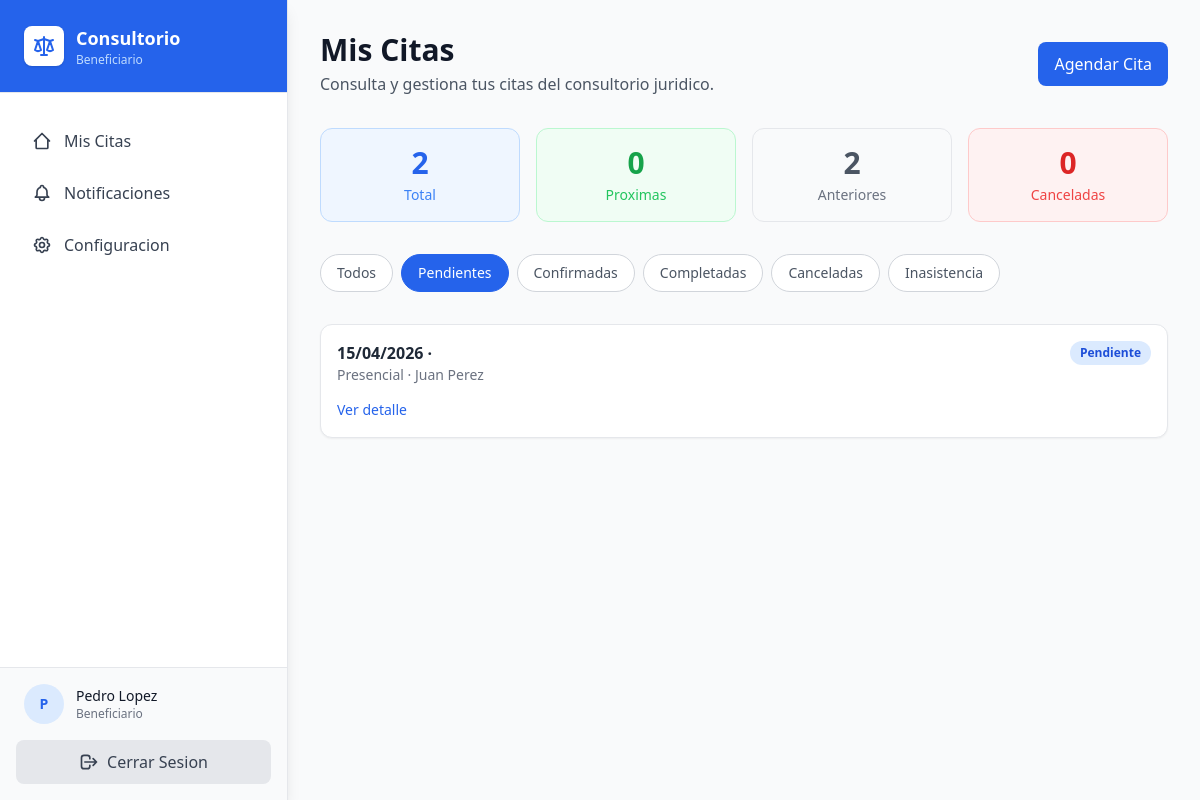
Screenshot of /beneficiario/?status=PENDING (signed in) with the database file from the repository.
### consultorio/models.py (models this page shows, shortened)
class Beneficiary(models.Model):
    id = models.UUIDField(primary_key=True, default=uuid.uuid4, editable=False)
    name = models.CharField(max_length=200, verbose_name="Nombre Completo")
    document = models.CharField(max_length=20, unique=True, verbose_name="Documento de Identidad")
    address = models.TextField(verbose_name="Direccion")
    phone = models.CharField(max_length=20, verbose_name="Telefono")
    email = models.EmailField(verbose_name="Correo Electronico")
    is_authorized = models.BooleanField(default=False, verbose_name="Autoriza Tratamiento de Datos")
    registration_date = models.DateTimeField(auto_now_add=True, verbose_name="Fecha de Registro")
    password = models.CharField(max_length=128, blank=True, null=True, verbose_name="Contrasena")
    class Meta:
        verbose_name = "Beneficiario"
        verbose_name_plural = "Beneficiarios"

class Appointment(models.Model):
    id = models.UUIDField(primary_key=True, default=uuid.uuid4, editable=False)
    beneficiary = models.ForeignKey(
        Beneficiary,
        on_delete=models.CASCADE,
        related_name='appointments',
        verbose_name="Beneficiario"
    )
    student_assigned = models.ForeignKey(
        Student,
        on_delete=models.SET_NULL,
        null=True,
        blank=True,
        related_name='appointments',
        verbose_name="Estudiante Asignado"
    )
    case = models.ForeignKey(
        Case,
        on_delete=models.SET_NULL,
        null=True,
        blank=True,
        related_name='appointments',
        verbose_name="Caso Asociado"
    )
    date = models.DateTimeField(verbose_name="Fecha")
    hour = models.CharField(
        max_length=5,
        choices=AppointmentHour.choices,
        verbose_name="Hora"
    )
    type = models.CharField(
        max_length=20,
        choices=AppointmentType.choices,
        default=AppointmentType.IN_PERSON,
        verbose_name="Tipo de Cita"
    )
    status = models.CharField(
        max_length=20,
        choices=AppointmentStatus.choices,
        default=AppointmentStatus.PENDING,
        verbose_name="Estado"
    )
    attended = models.BooleanField(default=False, verbose_name="Asistio")
    reason = models.TextField(blank=True, null=True, verbose_name="Motivo de Cancelacion/Inasistencia")
    reason_type = models.CharField(
        max_length=20,
        choices=ReasonType.choices,
        default=ReasonType.FIRST_TIME,
        verbose_name="Tipo de Cita"
    )
    created_at = models.DateTimeField(auto_now_add=True, verbose_name="Fecha de Creacion")
    updated_at = models.DateTimeField(auto_now=True, verbose_name="Fecha de Actualizacion")
    class Meta:
        verbose_name = "Cita"
        verbose_name_plural = "Citas"
        ordering = ['-date']

class Student(models.Model):
    user = models.OneToOneField(
        SystemUser,
        on_delete=models.CASCADE,
        related_name='student_profile',
        verbose_name="Usuario"
    )
    enrollment_professional = models.CharField(
        max_length=50,
        unique=True,
        verbose_name="Matricula Profesional"
    )
    available = models.BooleanField(default=True, verbose_name="Disponible")
    reason_unavailability = models.TextField(blank=True, null=True, verbose_name="Razon de No Disponibilidad")
    area = models.CharField(max_length=100, blank=True, null=True, verbose_name="Area")
    class Meta:
        verbose_name = "Estudiante"
        verbose_name_plural = "Estudiantes"

class SystemUser(AbstractUser):
    role = models.CharField(
        max_length=20,
        choices=SystemRole.choices,
        default=SystemRole.SECRETARY,
        verbose_name="Rol"
    )
    phone = models.CharField(max_length=20, blank=True, null=True, verbose_name="Telefono")
    class Meta:
        verbose_name = "Usuario del Sistema"
        verbose_name_plural = "Usuarios del Sistema"

### consultorio/views.py (the view)
# urls.py: path('beneficiario/', BeneficiaryHomeView.as_view(), name='beneficiary-home'),
class BeneficiaryHomeView(View):
    template_name = 'beneficiary/home.html'
    def dispatch(self, request, *args, **kwargs):
        if not request.session.get('beneficiary_id'):
            return redirect('unified-login')
        return super().dispatch(request, *args, **kwargs)
    def get(self, request):
        beneficiary_id = request.session.get('beneficiary_id')
        try:
            beneficiary = Beneficiary.objects.get(id=beneficiary_id)
        except Beneficiary.DoesNotExist:
            return redirect('unified-login')
        all_appointments = beneficiary.appointments.select_related(
            'student_assigned__user', 'case'
        ).order_by('-date')
        upcoming = beneficiary.appointments.filter(
            status__in=[AppointmentStatus.PENDING, AppointmentStatus.CONFIRMED],
            date__gte=timezone.now()
        ).select_related('student_assigned__user', 'case').order_by('date')
        past = beneficiary.appointments.filter(
            date__lt=timezone.now()
        ).select_related('student_assigned__user', 'case').order_by('-date')
        cancelled = beneficiary.appointments.filter(
            status__in=[AppointmentStatus.CANCELLED, AppointmentStatus.ABSENCE]
        ).select_related('student_assigned__user', 'case').order_by('-date')
        status_filter = request.GET.get('status', '')
        if status_filter:
            appointments = all_appointments.filter(status=status_filter)
        else:
            appointments = all_appointments
        return render(request, self.template_name, {
            'beneficiary': beneficiary,
            'appointments': appointments,
            'upcoming': upcoming,
            'past': past,
            'cancelled': cancelled,
            'total_count': all_appointments.count(),
            'upcoming_count': upcoming.count(),
            'past_count': past.count(),
            'cancelled_count': cancelled.count(),
            'status_filter': status_filter,
            'statuses': AppointmentStatus.choices,
        })

### consultorio/templates/beneficiary/home.html (shortened to what this page needs)
{% extends 'beneficiary/base_beneficiary.html' %}
{% block content %}
<div class="max-w-7xl mx-auto">
    <div class="mb-8 flex flex-col sm:flex-row sm:items-center sm:justify-between gap-3">
        <div>
            <h1 class="text-3xl font-bold text-gray-900">Mis Citas</h1>
            <p class="text-gray-600 mt-1">Consulta y gestiona tus citas del consultorio juridico.</p>
        </div>
        <a href="{% url 'beneficiary-schedule' %}" class="inline-flex items-center justify-center gap-2 bg-blue-600 hover:bg-blue-700 text-white px-4 py-2.5 rounded-lg font-medium transition">
            Agendar Cita
        </a>
    </div>
    {% if total_count > 0 %}
    <div class="grid grid-cols-2 sm:grid-cols-4 gap-4 mb-8">
        <div class="bg-blue-50 border border-blue-200 rounded-xl p-4 text-center">
            <p class="text-3xl font-bold text-blue-600">{{ total_count }}</p>
            <p class="text-sm text-blue-500 mt-1 font-medium">Total</p>
        </div>
        <div class="bg-green-50 border border-green-200 rounded-xl p-4 text-center">
            <p class="text-3xl font-bold text-green-600">{{ upcoming_count }}</p>
            <p class="text-sm text-green-500 mt-1 font-medium">Proximas</p>
        </div>
        <div class="bg-gray-50 border border-gray-200 rounded-xl p-4 text-center">
            <p class="text-3xl font-bold text-gray-600">{{ past_count }}</p>
            <p class="text-sm text-gray-500 mt-1 font-medium">Anteriores</p>
        </div>
        <div class="bg-red-50 border border-red-200 rounded-xl p-4 text-center">
            <p class="text-3xl font-bold text-red-600">{{ cancelled_count }}</p>
            <p class="text-sm text-red-500 mt-1 font-medium">Canceladas</p>
        </div>
    </div>
    <div class="mb-8 flex flex-wrap gap-2">
        <a href="?" class="px-4 py-2 rounded-full text-sm font-medium border transition {% if not status_filter %}bg-gray-800 text-white border-gray-800{% else %}bg-white text-gray-600 border-gray-300 hover:border-gray-500{% endif %}">
            Todos
        </a>
        <a href="?status=PENDING" class="px-4 py-2 rounded-full text-sm font-medium border transition {% if status_filter == 'PENDING' %}bg-blue-600 text-white border-blue-600{% else %}bg-white text-gray-600 border-gray-300 hover:border-blue-400{% endif %}">
            Pendientes
        </a>
        <a href="?status=CONFIRMED" class="px-4 py-2 rounded-full text-sm font-medium border transition {% if status_filter == 'CONFIRMED' %}bg-green-600 text-white border-green-600{% else %}bg-white text-gray-600 border-gray-300 hover:border-green-400{% endif %}">
            Confirmadas
        </a>
        <a href="?status=COMPLETED" class="px-4 py-2 rounded-full text-sm font-medium border transition {% if status_filter == 'COMPLETED' %}bg-gray-600 text-white border-gray-600{% else %}bg-white text-gray-600 border-gray-300 hover:border-gray-400{% endif %}">
            Completadas
        </a>
        <a href="?status=CANCELLED" class="px-4 py-2 rounded-full text-sm font-medium border transition {% if status_filter == 'CANCELLED' %}bg-red-600 text-white border-red-600{% else %}bg-white text-gray-600 border-gray-300 hover:border-red-400{% endif %}">
            Canceladas
        </a>
        <a href="?status=ABSENCE" class="px-4 py-2 rounded-full text-sm font-medium border transition {% if status_filter == 'ABSENCE' %}bg-yellow-500 text-white border-yellow-500{% else %}bg-white text-gray-600 border-gray-300 hover:border-yellow-400{% endif %}">
            Inasistencia
        </a>
    </div>
    {% if status_filter %}
    <div class="space-y-3">
        {% for appointment in appointments %}
        <article class="bg-white rounded-xl border border-gray-200 shadow-sm p-4">
            <div class="flex flex-wrap items-start justify-between gap-2">
                <div>
                    <p class="font-semibold text-gray-800">{{ appointment.date|date:"d/m/Y" }} · {{ appointment.hour }}</p>
                    <p class="text-sm text-gray-500">{{ appointment.get_type_display }} · {{ appointment.student_assigned.user.get_full_name|default:"Por asignar" }}</p>
                </div>
                <span class="text-xs font-semibold px-2.5 py-1 rounded-full {% if appointment.status == 'PENDING' %}bg-blue-100 text-blue-700{% elif appointment.status == 'CONFIRMED' %}bg-green-100 text-green-700{% elif appointment.status == 'COMPLETED' %}bg-gray-100 text-gray-700{% elif appointment.status == 'CANCELLED' %}bg-red-100 text-red-700{% elif appointment.status == 'ABSENCE' %}bg-yellow-100 text-yellow-700{% else %}bg-gray-100 text-gray-700{% endif %}">
                    {{ appointment.get_status_display }}
                </span>
            </div>
            <div class="mt-3">
                <a href="{% url 'beneficiary-appointment-detail' appointment.pk %}" class="text-sm font-medium text-blue-600 hover:text-blue-800">
                    Ver detalle
                </a>
            </div>
        </article>
        {% empty %}
        <p class="text-sm text-gray-500">No hay citas con ese estado.</p>
        {% endfor %}
    </div>
    {% endif %}
    {% endif %}
</div>
{% endblock %}

### consultorio/templates/beneficiary/base_beneficiary.html (shortened to what this page needs)
<!DOCTYPE html>
<html lang="es">
<head>
    <script src="https://cdn.tailwindcss.com"></script>
</head>
<body class="bg-gray-50 min-h-screen flex overflow-hidden">
    <aside id="sidebar" class="fixed inset-y-0 left-0 z-50 w-72 bg-white border-r border-gray-200 shadow-lg h-screen transition-transform duration-300 ease-in-out transform -translate-x-full lg:translate-x-0 lg:relative lg:inset-auto flex flex-col">
        <div class="px-6 py-6 border-b border-gray-200 flex justify-between items-center shrink-0 bg-primary-600">
            <div class="flex items-center gap-3">
                <div class="w-10 h-10 bg-white rounded-lg flex items-center justify-center shadow">
                </div>
                <div>
                    <h2 class="text-lg font-bold text-white">Consultorio</h2>
                    <p class="text-xs text-primary-200">Beneficiario</p>
                </div>
            </div>
        </div>
        <nav class="flex-1 flex flex-col px-4 py-6 space-y-1 overflow-y-auto">
            <a href="{% url 'beneficiary-home' %}" class="flex items-center gap-3 px-4 py-3 rounded-lg text-gray-700 hover:bg-primary-50 hover:text-primary-600 transition-colors">
                <svg class="w-5 h-5" fill="none" stroke="currentColor" viewBox="0 0 24 24">
                    <path stroke-linecap="round" stroke-linejoin="round" stroke-width="2" d="M3 12l2-2m0 0l7-7 7 7M5 10v10a1 1 0 001 1h3m10-11l2 2m-2-2v10a1 1 0 01-1 1h-3m-6 0h6"></path>
                </svg>
                <span>Mis Citas</span>
            </a>
            <a href="{% url 'beneficiary-notifications' %}" class="flex items-center gap-3 px-4 py-3 rounded-lg text-gray-700 hover:bg-primary-50 hover:text-primary-600 transition-colors">
                <span>Notificaciones</span>
            </a>
            <a href="{% url 'beneficiary-profile' %}" class="flex items-center gap-3 px-4 py-3 rounded-lg text-gray-700 hover:bg-primary-50 hover:text-primary-600 transition-colors">
                <span>Configuracion</span>
            </a>
        </nav>
        <div class="p-4 border-t border-gray-200 shrink-0 bg-gray-50">
            <div class="flex items-center gap-3 mb-4 px-2">
                <div class="w-10 h-10 rounded-full bg-primary-100 flex items-center justify-center text-sm font-bold text-primary-600">
                    {{ request.session.beneficiary_name|default:'B'|make_list|first|upper }}
                </div>
                <div class="flex-1 min-w-0">
                    <p class="text-sm font-medium text-gray-900 truncate">{{ request.session.beneficiary_name|default:'Beneficiario' }}</p>
                    <p class="text-xs text-gray-500">Beneficiario</p>
                </div>
            </div>
            <form method="post" action="{% url 'beneficiary-logout' %}">
                <button type="submit" class="w-full flex items-center justify-center gap-2 bg-gray-200 hover:bg-red-500 text-gray-700 hover:text-white py-2.5 rounded-lg transition-colors font-medium">
                    <svg class="w-5 h-5" fill="none" stroke="currentColor" viewBox="0 0 24 24">
                        <path stroke-linecap="round" stroke-linejoin="round" stroke-width="2" d="M17 16l4-4m0 0l-4-4m4 4H7m6 4v1a3 3 0 01-3 3H6a3 3 0 01-3-3V7a3 3 0 013-3h4a3 3 0 013 3v1"></path>
                    </svg>
                    <span>Cerrar Sesion</span>
                </button>
            </form>
        </div>
    </aside>
    <div class="flex-1 flex flex-col h-screen overflow-hidden">
        <main class="flex-1 overflow-y-auto p-4 lg:p-8">
            {% block content %}{% endblock %}
        </main>
    </div>
</body>
</html>

### rows the page displays
Beneficiary: session.beneficiary_name "Pedro Lopez"
Appointment: date "15/04/2026", type "Presencial", student_assigned.user.get_full_name "Juan Perez", status "Pendiente"

### other values shown
{{ request.session.beneficiary_name|default:'B'|make_list|first|upper }} "P"
{{ total_count }} "2"
{{ upcoming_count }} "0"
{{ past_count }} "2"
{{ cancelled_count }} "0"
